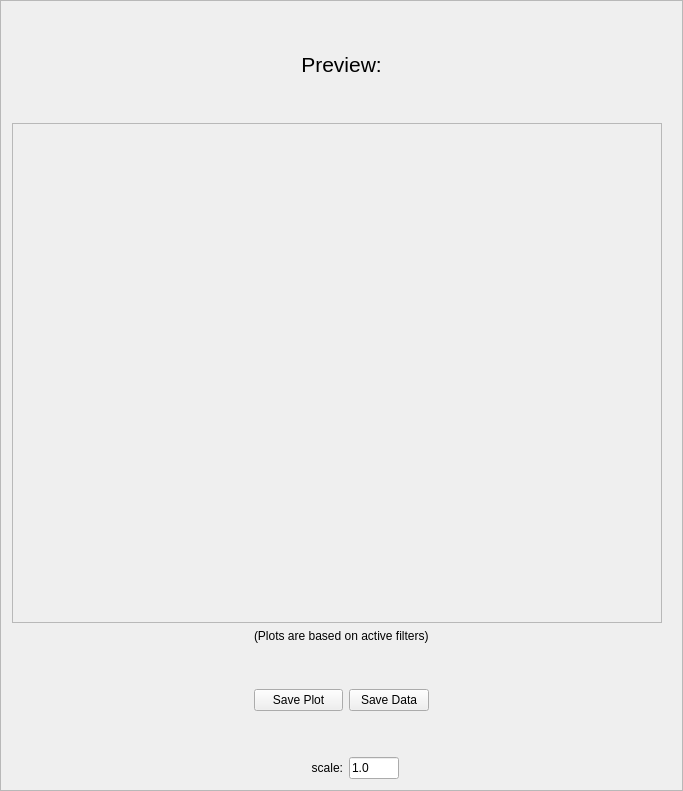
    <widget class="QFrame" name="frame">
     <property name="frameShape">
      <enum>QFrame::StyledPanel</enum>
     </property>
     <property name="frameShadow">
      <enum>QFrame::Raised</enum>
     </property>
     <layout class="QGridLayout" name="gridLayout_21">
      <item row="9" column="2">
       <widget class="QPushButton" name="button_plotting_save_data">
        <property name="toolTip">
         <string>Save the data shown in the current figure as a text file.</string>
        </property>
        <property name="text">
         <string>Save Data</string>
        </property>
       </widget>
      </item>
      <item row="11" column="1">
       <widget class="QLabel" name="label">
        <property name="text">
         <string>scale:</string>
        </property>
        <property name="alignment">
         <set>Qt::AlignRight|Qt::AlignTrailing|Qt::AlignVCenter</set>
        </property>
       </widget>
      </item>
      <item row="11" column="2">
       <widget class="QLineEdit" name="line_scale">
        <property name="sizePolicy">
         <sizepolicy hsizetype="Minimum" vsizetype="Fixed">
          <horstretch>0</horstretch>
          <verstretch>0</verstretch>
         </sizepolicy>
        </property>
        <property name="maximumSize">
         <size>
          <width>50</width>
          <height>16777215</height>
         </size>
        </property>
        <property name="toolTip">
         <string>&lt;html&gt;&lt;head/&gt;&lt;body&gt;&lt;p align=&quot;justify&quot;&gt;Adjust this value if the previewed figures are not displayed correctly (e.g. axis title) in the preview section. Press a Show button after the value changed to take effect.&lt;/p&gt;&lt;/body&gt;&lt;/html&gt;</string>
        </property>
        <property name="text">
         <string>1.0</string>
        </property>
       </widget>
      </item>
      <item row="4" column="1" colspan="2">
       <widget class="QLabel" name="label_19">
        <property name="font">
         <font>
          <pointsize>16</pointsize>
         </font>
        </property>
        <property name="text">
         <string>Preview:</string>
        </property>
        <property name="alignment">
         <set>Qt::AlignCenter</set>
        </property>
       </widget>
      </item>
      <item row="9" column="3">
       <spacer name="horizontalSpacer_8">
        <property name="orientation">
         <enum>Qt::Horizontal</enum>
        </property>
        <property name="sizeHint" stdset="0">
         <size>
          <width>40</width>
          <height>20</height>
         </size>
        </property>
       </spacer>
      </item>
      <item row="9" column="0">
       <spacer name="horizontalSpacer_7">
        <property name="orientation">
         <enum>Qt::Horizontal</enum>
        </property>
        <property name="sizeHint" stdset="0">
         <size>
          <width>40</width>
          <height>20</height>
         </size>
        </property>
       </spacer>
      </item>
      <item row="2" column="1">
       <spacer name="verticalSpacer_4">
        <property name="orientation">
         <enum>Qt::Vertical</enum>
        </property>
        <property name="sizeHint" stdset="0">
         <size>
          <width>20</width>
          <height>40</height>
         </size>
        </property>
       </spacer>
      </item>
      <item row="8" column="1">
       <spacer name="verticalSpacer_2">
        <property name="orientation">
         <enum>Qt::Vertical</enum>
        </property>
        <property name="sizeHint" stdset="0">
         <size>
          <width>20</width>
          <height>40</height>
         </size>
        </property>
       </spacer>
      </item>
      <item row="6" column="0" colspan="4">
       <widget class="QFrame" name="frame_2">
        <property name="minimumSize">
         <size>
          <width>650</width>
          <height>500</height>
         </size>
        </property>
        <property name="maximumSize">
         <size>
          <width>650</width>
          <height>500</height>
         </size>
        </property>
        <property name="frameShape">
         <enum>QFrame::StyledPanel</enum>
        </property>
        <property name="frameShadow">
         <enum>QFrame::Raised</enum>
        </property>
        <layout class="QGridLayout" name="gridLayout_22"/>
       </widget>
      </item>
      <item row="9" column="1">
       <widget class="QPushButton" name="pushButton">
        <property name="toolTip">
         <string>Save the current figure.</string>
        </property>
        <property name="text">
         <string>Save Plot</string>
        </property>
       </widget>
      </item>
      <item row="5" column="1">
       <spacer name="verticalSpacer_3">
        <property name="orientation">
         <enum>Qt::Vertical</enum>
        </property>
        <property name="sizeHint" stdset="0">
         <size>
          <width>20</width>
          <height>40</height>
         </size>
        </property>
       </spacer>
      </item>
      <item row="10" column="1">
       <spacer name="verticalSpacer">
        <property name="orientation">
         <enum>Qt::Vertical</enum>
        </property>
        <property name="sizeHint" stdset="0">
         <size>
          <width>20</width>
          <height>40</height>
         </size>
        </property>
       </spacer>
      </item>
      <item row="7" column="1" colspan="2">
       <widget class="QLabel" name="label_21">
        <property name="text">
         <string>(Plots are based on active filters)</string>
        </property>
       </widget>
      </item>
     </layout>
    </widget>
